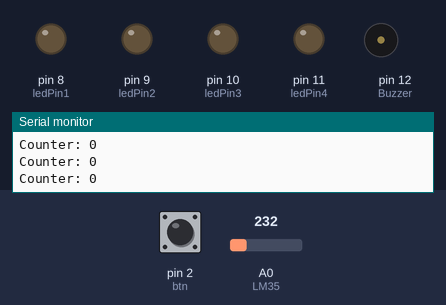
Simulated run of this sketch. Board: Arduino Uno, built with avr-gcc and run on an emulated ATmega328P. On the bench: output pins drawn as LEDs (lit = HIGH), buzzer (waves = sounding, pin HIGH), the last lines printed to the serial monitor. Dashed ring = blinking. The test bench sets the inputs (shaded band); at power-on: A0 (LM35) = 232, pin 2 (btn) LOW.

Above: at 1.2 s.
1.3 s: A0 (LM35) set to 250
At 1.54 s:
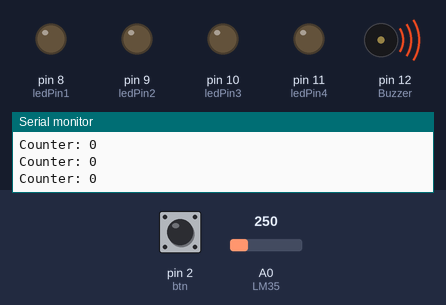
4.3 s: pin 2 (btn) pulled HIGH for 1 s
At 5.53 s:
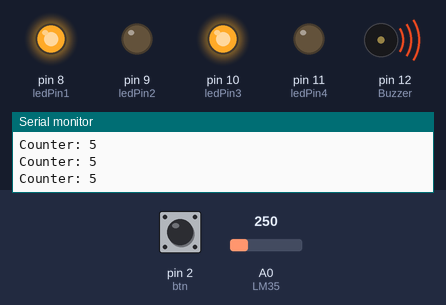
7.3 s: pin 2 (btn) pulled HIGH for 0.15 s
At 10.2 s:
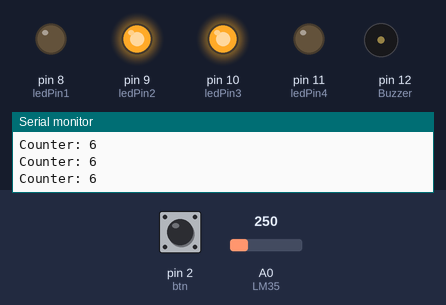
10.3 s: pin 2 (btn) pulled HIGH for 3.2 s
At 10.81 s:
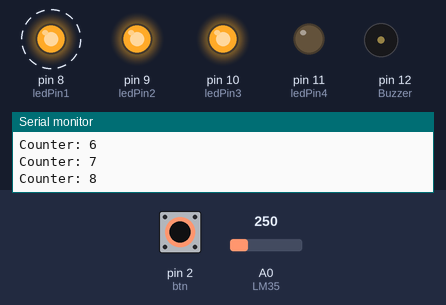
15.0 s: pin 2 (btn) pulled HIGH for 3.2 s
At 16.22 s:
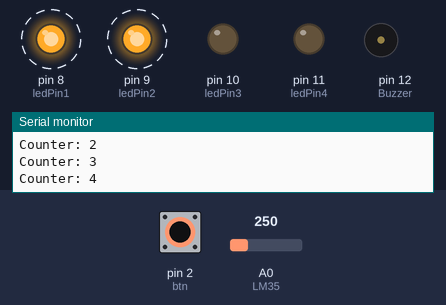
20.0 s: A0 (LM35) set to 201
At 20.6 s:
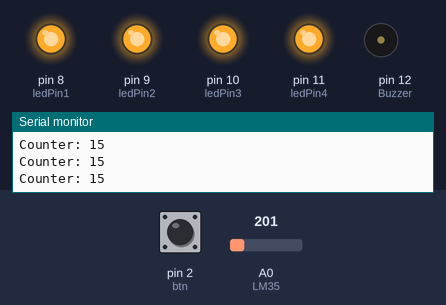
Timing chart, 0 to 22.5 s (numbered marks = the images above; inputs shaded):
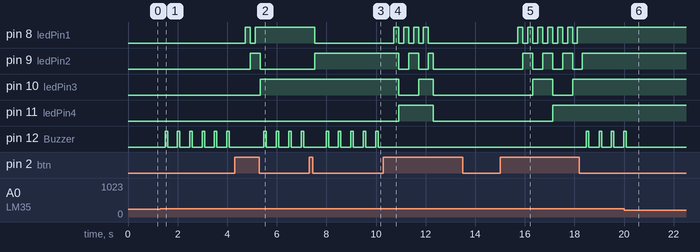

The sketch:

sketch_mar22a.ino
```cpp
const int LM35 = 0;
const int Buzzer = 12;
const int btn = 2;
const int ledPin1 = 8;
const int ledPin2 = 9;
const int ledPin3 = 10;
const int ledPin4 = 11;

float temperatura = 0;
int ADClido = 0;
int state = 0;
int counter = 0;
int counter_reset = -1;
int bin[5];
long start = 0;

void intToBin(int dec, int bin[], int numBits){
  for(int i = 0; i < numBits; i++){
    bin[i] = 1 & (dec >> i);
  }
}

void setup() {
  Serial.begin(9600);
  analogReference(INTERNAL);
  pinMode(Buzzer, OUTPUT);
  pinMode(btn, INPUT);
  pinMode(ledPin1, OUTPUT);
  pinMode(ledPin2, OUTPUT);
  pinMode(ledPin3, OUTPUT);
  pinMode(ledPin4, OUTPUT);
}
void loop() {
  ADClido = analogRead(LM35);
  temperatura = ADClido * 0.1075268817;
  state = digitalRead(btn);
  Serial.print("Counter: ");
  Serial.println(counter);
  intToBin(counter, bin, 5);
  if (counter > 15 && counter_reset == -1) {//Sinaliza que precisa entrar no reset(
    counter = 0;
    counter_reset = 0;
  }
  else if (state == 1 && counter_reset == -1) {//Incrementa
    delay(200);
    counter++;
  }
  else if (counter_reset > -1 && counter_reset <= 5) {//Piscar os leds a cada 0,5s
    digitalWrite(ledPin1, LOW);
    digitalWrite(ledPin2, LOW);
    digitalWrite(ledPin3, LOW);
    digitalWrite(ledPin4, LOW);
    delay(500);
    digitalWrite(ledPin1, HIGH);
    digitalWrite(ledPin2, HIGH);
    digitalWrite(ledPin3, HIGH);
    digitalWrite(ledPin4, HIGH);
    counter_reset++;
  }
  else if(counter_reset > 5)//Reseta tudo
  {
    digitalWrite(ledPin1, LOW);
    digitalWrite(ledPin2, LOW);
    digitalWrite(ledPin3, LOW);
    digitalWrite(ledPin4, LOW);
    counter = 0;
    counter_reset = -1;
  }

  //Acender leds
  if(bin[0] == 1) {//Maior
    digitalWrite(ledPin1, HIGH);
  }
  else {
    digitalWrite(ledPin1, LOW);
  }
  if(bin[1] == 1) {
    digitalWrite(ledPin2, HIGH);
  }
  else {
    digitalWrite(ledPin2, LOW);
  }

  if(bin[2] == 1) {
    digitalWrite(ledPin3, HIGH);
  }
  else {
    digitalWrite(ledPin3, LOW);
  }

  if(bin[3] == 1) {
    digitalWrite(ledPin4, HIGH);
  }
  else {
    digitalWrite(ledPin4, LOW);
  }

  unsigned long current = millis();
  int resto = current % 500;//Mudar
  if(resto >= 480)//Mudar
  {
    if (temperatura > 25) {
      digitalWrite(Buzzer, HIGH);
      delay(100);//Mudar
      digitalWrite(Buzzer, LOW);
    }
  }
}
```

Measured:
- the behaviour switches between 232 and 233 on A0 (LM35) (found by bisection; images 0 and 1)
- after the input at 1.3 s, pin 12 (Buzzer): alternates HIGH for 0.10 s and LOW for 0.39 s, starting after 0.19 s
- after the input at 4.3 s, pin 8 (ledPin1): LOW → HIGH after 0.42 s, → LOW 0.20 s later, → HIGH 0.20 s later; pin 9 (ledPin2): LOW → HIGH after 0.62 s, → LOW 0.40 s later; pin 10 (ledPin3): LOW → HIGH after 1.0 s
- after the input at 7.3 s, pin 8 (ledPin1): HIGH → LOW after 0.22 s; pin 9 (ledPin2): LOW → HIGH after 0.22 s
- after the input at 10.3 s, pin 8 (ledPin1): alternates HIGH for 0.20 s and LOW for 0.20 s, 8 changes in all, then stays LOW, starting after 0.41 s; pin 9 (ledPin2): goes LOW 0.40 s, HIGH 0.40 s, LOW 0.40 s, HIGH 0.20 s, then LOW, starting after 0.61 s
- after the input at 15.0 s, pin 8 (ledPin1): alternates HIGH for 0.20 s and LOW for 0.20 s, 13 changes in all, then stays HIGH, starting after 0.72 s; pin 9 (ledPin2): alternates HIGH for 0.40 s and LOW for 0.40 s, 7 changes in all, then stays HIGH, starting after 0.92 s
- after the input at 20.0 s, pin 12 (Buzzer): goes on until 20.1 s, then stays LOW
